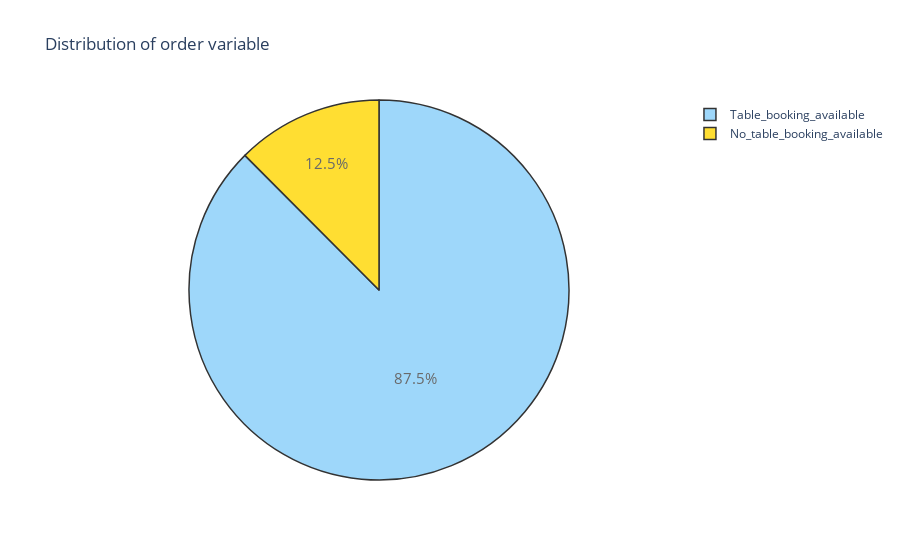

Here is the notebook cell this chart was saved with:
### Code cell
#Plotting a pie chart for online orders

trace = go.Pie(labels = ['Table_booking_available', 'No_table_booking_available'], values = df['book_table'].value_counts(), 
               textfont=dict(size=15), opacity = 0.8,
               marker=dict(colors=['lightskyblue','gold'], 
                           line=dict(color='#000000', width=1.5)))


layout = dict(title =  'Distribution of order variable')
           
fig = dict(data = [trace], layout=layout)
py.iplot(fig)

### Figure 1 — Plotly figure (JSON) as saved in the notebook; plotly's stock layout.template omitted (floating-point values rounded to 4 significant figures)
{"data": [{"labels": ["Table_booking_available", "No_table_booking_available"], "marker": {"colors": ["lightskyblue", "gold"], "line": {"color": "#000000", "width": 1.5}}, "opacity": 0.8, "textfont": {"size": 15}, "type": "pie", "values": [45268, 6449]}], "layout": {"title": {"text": "Distribution of order variable"}}}
